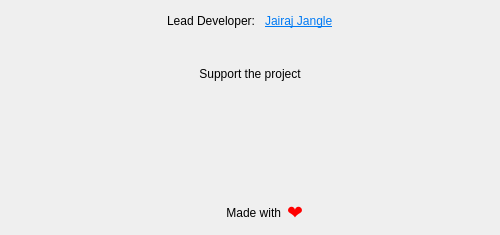
<?xml version="1.0" encoding="UTF-8"?>
<ui version="4.0">
 <class>AboutDialog</class>
 <widget class="QDialog" name="AboutDialog">
  <property name="geometry">
   <rect>
    <x>0</x>
    <y>0</y>
    <width>500</width>
    <height>235</height>
   </rect>
  </property>
  <property name="windowTitle">
   <string>About</string>
  </property>
  <layout class="QGridLayout" name="gridLayout_2">
   <item row="0" column="0">
    <layout class="QGridLayout" name="gridLayout">
     <item row="4" column="0">
      <layout class="QVBoxLayout" name="verticalLayout">
       <item>
        <widget class="QLabel" name="label_2">
         <property name="text">
          <string>Support the project</string>
         </property>
         <property name="alignment">
          <set>Qt::AlignCenter</set>
         </property>
        </widget>
       </item>
       <item>
        <spacer name="verticalSpacer_2">
         <property name="orientation">
          <enum>Qt::Vertical</enum>
         </property>
         <property name="sizeHint" stdset="0">
          <size>
           <width>20</width>
           <height>40</height>
          </size>
         </property>
        </spacer>
       </item>
       <item>
        <layout class="QHBoxLayout" name="horizontalLayout_3">
         <item>
          <widget class="QPushButton" name="buttonDonatePaypal">
           <property name="minimumSize">
            <size>
             <width>147</width>
             <height>47</height>
            </size>
           </property>
           <property name="maximumSize">
            <size>
             <width>147</width>
             <height>47</height>
            </size>
           </property>
           <property name="styleSheet">
            <string notr="true">#buttonDonatePaypal
{
background-color: transparent;
border-image: url(:/assets/paypal_donate.png);
background: none;
border: none;
background-repeat: none;
}</string>
           </property>
           <property name="text">
            <string/>
           </property>
          </widget>
         </item>
         <item>
          <widget class="QPushButton" name="buttonDonateLiberaPay">
           <property name="minimumSize">
            <size>
             <width>96</width>
             <height>35</height>
            </size>
           </property>
           <property name="maximumSize">
            <size>
             <width>96</width>
             <height>35</height>
            </size>
           </property>
           <property name="styleSheet">
            <string notr="true">#buttonDonateLiberaPay
{
background-color: transparent;
border-image: url(:/assets/liberapay_donate.png);
background: none;
border: none;
background-repeat: none;
}</string>
           </property>
           <property name="text">
            <string/>
           </property>
          </widget>
         </item>
        </layout>
       </item>
       <item>
        <layout class="QHBoxLayout" name="horizontalLayout_4"/>
       </item>
      </layout>
     </item>
     <item row="5" column="0">
      <spacer name="verticalSpacer">
       <property name="orientation">
        <enum>Qt::Vertical</enum>
       </property>
       <property name="sizeHint" stdset="0">
        <size>
         <width>20</width>
         <height>40</height>
        </size>
       </property>
      </spacer>
     </item>
     <item row="6" column="0">
      <layout class="QHBoxLayout" name="horizontalLayout_2" stretch="4,3">
       <item>
        <widget class="QLabel" name="label">
         <property name="text">
          <string>   Made with</string>
         </property>
         <property name="alignment">
          <set>Qt::AlignRight|Qt::AlignTrailing|Qt::AlignVCenter</set>
         </property>
        </widget>
       </item>
       <item>
        <widget class="QLabel" name="label_4">
         <property name="font">
          <font>
           <pointsize>14</pointsize>
          </font>
         </property>
         <property name="styleSheet">
          <string notr="true">color: red</string>
         </property>
         <property name="text">
          <string>❤️</string>
         </property>
         <property name="alignment">
          <set>Qt::AlignLeading|Qt::AlignLeft|Qt::AlignVCenter</set>
         </property>
        </widget>
       </item>
      </layout>
     </item>
     <item row="2" column="0">
      <layout class="QHBoxLayout" name="horizontalLayout">
       <item>
        <spacer name="horizontalSpacer">
         <property name="orientation">
          <enum>Qt::Horizontal</enum>
         </property>
         <property name="sizeHint" stdset="0">
          <size>
           <width>40</width>
           <height>20</height>
          </size>
         </property>
        </spacer>
       </item>
       <item>
        <widget class="QLabel" name="label_3">
         <property name="text">
          <string>Lead Developer: </string>
         </property>
        </widget>
       </item>
       <item>
        <widget class="QLabel" name="labelJairajJangle">
         <property name="text">
          <string>&lt;html&gt;&lt;head/&gt;&lt;body&gt;&lt;p&gt;&lt;a href=&quot;https://jairajjangle.github.io/&quot;&gt;&lt;span style=&quot; color:#007af4;&quot;&gt;Jairaj Jangle&lt;/span&gt;&lt;/a&gt;&lt;/p&gt;&lt;/body&gt;&lt;/html&gt;</string>
         </property>
        </widget>
       </item>
       <item>
        <spacer name="horizontalSpacer_2">
         <property name="orientation">
          <enum>Qt::Horizontal</enum>
         </property>
         <property name="sizeHint" stdset="0">
          <size>
           <width>40</width>
           <height>20</height>
          </size>
         </property>
        </spacer>
       </item>
      </layout>
     </item>
     <item row="3" column="0">
      <spacer name="verticalSpacer_3">
       <property name="orientation">
        <enum>Qt::Vertical</enum>
       </property>
       <property name="sizeHint" stdset="0">
        <size>
         <width>20</width>
         <height>40</height>
        </size>
       </property>
      </spacer>
     </item>
    </layout>
   </item>
  </layout>
 </widget>
 <resources/>
 <connections/>
</ui>
